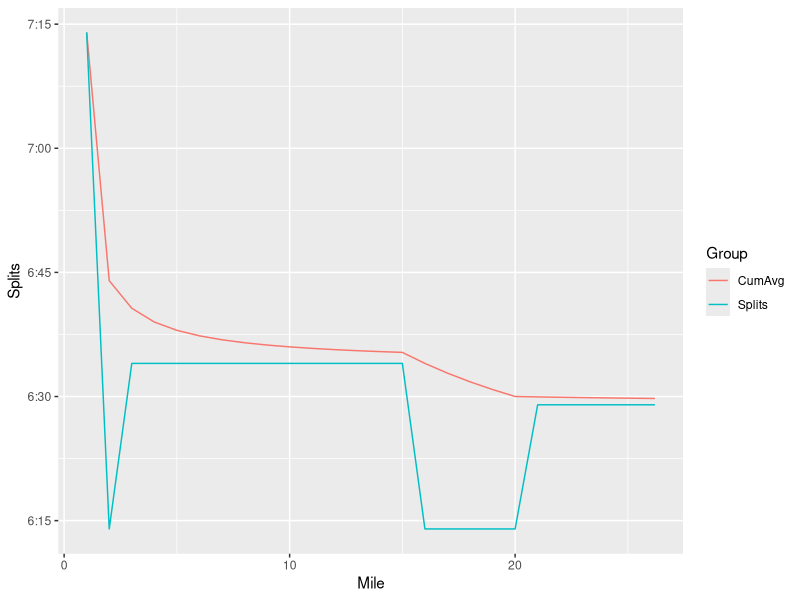

Recreate this plot in R.
# New York 2018 race planning based on
#
#         https://runnersconnect.net/new-york-city-marathon-race-strategy/
#
# With a goal race pace of 6:29 ---> 2:50 marathon
#

library( ggplot2 )

marathonLaps <- c( 1:26, 26.2 )

newYork <- rep( "6:29", length( marathonLaps ) )

newYork <- sapply( strsplit( newYork, ":" ),
  function(x) {
    x <- as.numeric( x )
    x[1] * 60 + x[2]
    }
)
newYork[27] <- newYork[27] * 0.2

newYork[1] <- newYork[1] + 45          # the first mile should be about 45-60 seconds slow
newYork[2] <- newYork[2] - 15          # Try to stay right on goal marathon EFFORT for the 2nd mile.
                                       # Because of the downhill, marathon pace EFFORT will be about
                                       # 10-15 seconds faster than goal pace.

newYork[3:15] <- newYork[3:15] + 5     # You should plan on being about 5-10 seconds per mile slower
                                       # than goal pace through this section.

newYork[16:20] <- newYork[16:20] - 15  # You don’t want to be more than 10-15 seconds per mile faster
                                       # than goal pace on this section.

newYork[21:23] <- newYork[21:23] + 0   # 20-30 seconds slower than goal pace is ok if you’re not feeling good.
newYork[23:27] <- newYork[23:27] + 0

newYork <- newYork / 60
newYork_cumAvg <- cumsum( newYork ) / marathonLaps
newYork[27] <- newYork[27] / 0.2

newYork_df <- data.frame( Mile = as.numeric( marathonLaps ),
                          Splits = c( newYork, newYork_cumAvg ),
                          Group = as.factor( c( rep( "Splits", length( marathonLaps ) ),
                                                rep( "CumAvg", length( marathonLaps ) )
                                            ) )
                         )

myPlot <- ggplot( data = newYork_df ) +
          geom_line( aes( x = Mile, y = Splits, color = Group ) ) +
          scale_y_continuous( breaks = c( 6.25, 6.50, 6.75, 7.0, 7.25, 7.5 ),
            labels = c( "6:15", "6:30", "6:45", "7:00", "7:15", "7:30" )  )

ggsave( "/Users/ntustison/Desktop/newYork.pdf", myPlot, height = 3, width = 7, units = 'in' )